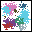

Write Python code to recreate this figure.
from cProfile import label
from tkinter import *
from tkinter.colorchooser import askcolor
import tkinter.messagebox
from tkinter import filedialog
import tkinter.filedialog
from typing_extensions import Self
import tkinter as ttk 
import sys
from tkinter import Toplevel
from PIL import Image
import os
import io
import subprocess
from tkinter import StringVar
from typing import Type
def on_closing():
    root = tkinter.Toplevel()  
    root.resizable(0,0)
    root.title("Confirm to exit the software:")
    root.tk.call('wm', 'iconphoto', root._w, tkinter.PhotoImage(file='paint.png'))


    labelTitle = ttk.Label(root,font=("Ubuntu", 26,"bold","underline"),anchor='center', text="Confirm to exit the software:")
    label = ttk.Label(root,font=("Ubuntu", 16,"bold",),anchor='center', text="Are you sure you want to leave this software?")

    labelTitle.pack(side="top",fill="x",pady=1)
    label.pack(side="top", fill="x", pady=2)
    B1 = tkinter.Button(root, text="Yes",font=("ubuntu",28),bg="#3b8ee3",border=(1),activebackground="#20b58b", command = root.quit)

    B2 = tkinter.Button(root, text="No",font=("ubuntu",28),bg="#3b8ee3",border=(1),activebackground="#20b58b", command = root.destroy)
    B1.pack(side=tkinter.LEFT, anchor=CENTER)
    B2.pack(side=tkinter.RIGHT, anchor=CENTER)
def MadeBy():
    root = tkinter.Toplevel()  
    root.resizable(0,0)
    root.title("Who made this software?")
    root.tk.call('wm', 'iconphoto', root._w, tkinter.PhotoImage(file='paint.png'))


    labelTitle = ttk.Label(root,font=("Ubuntu", 26,"bold","underline"),anchor='center', text="Who made this software?")
    label = ttk.Label(root,font=("Ubuntu", 16,"bold",),anchor='center', text="Jonathan Steadman has made this software.")
    labelTitle.pack(side="top",fill="x",pady=1)
    label.pack(side="top", fill="x", pady=2)
    B1 = tkinter.Button(root, text="Exit",font=("ubuntu",28),bg="#3b8ee3",border=(1),activebackground="#20b58b", command = root.destroy)
    B1.pack()
def WhatIsThis():
    root = tkinter.Toplevel()  
    root.resizable(0,0)
    root.title("What is this software?")
    root.tk.call('wm', 'iconphoto', root._w, tkinter.PhotoImage(file='paint.png'))


    labelTitle = ttk.Label(root,font=("Ubuntu", 26,"bold","underline"),anchor='center', text="What is this software?")
    label = ttk.Label(root,font=("Ubuntu", 16,"bold",),anchor='center', text="This software is a free and open source basic paint software for FreeBSD, Linux and Windows.")

    labelTitle.pack(side="top",fill="x",pady=1)
    label.pack(side="top", fill="x", pady=2)


    B1 = tkinter.Button(root, text="Exit",font=("ubuntu",28),bg="#3b8ee3",border=(1),activebackground="#20b58b", command = root.destroy)
    B1.pack()    
class Paint(object):

    DEFAULT_COLOR = 'pink'



    def __init__(self):
        self.root = Tk()
        self.root.resizable(0,0)
        self.root.configure(bg='pink')
        self.root.title("Basic Paint Software 5.0!")
        self.root.tk.call('wm', 'iconphoto', self.root._w, tkinter.PhotoImage(file='paint.png'))
 
        #self.root.tk.call('wm', 'iconphoto', self.root._w, tkinter.PhotoImage(file='paint.png'))
        my_menu= Menu(self.root)
        self.root.config(menu=my_menu)

        file_menu= Menu(my_menu,background="pink",activebackground="#20b58b")
        #This part of the navigation bar is the file. You can save and use other features.
        Commands_Menu = Menu(my_menu,background="pink",activebackground="#20b58b")
        my_menu.add_cascade(label="File",font=("Ubuntu",18),activebackground="#20b58b", menu=Commands_Menu)
        Commands_Menu.add_command(label="Save the painting",font=("Ubuntu",18),activebackground="#20b58b",background="pink",command=self.saveimage)
        my_menu.add_cascade(label="About",font=("Ubuntu",18),activebackground="#20b58b", menu=file_menu)
        file_menu.add_command(label="Who made this Software?",font=("Ubuntu",18),activebackground="#20b58b",background="pink",command=MadeBy) 
        file_menu.add_command(label="What is this software?",font=("Ubuntu",18),activebackground="#20b58b",background="pink",command=WhatIsThis) 
       

        self.color_button = Button(self.root, text='Change the color', font=("Ubuntu", 23, "bold"),bg="#3b8ee3",border=(1),activebackground="#20b58b", command=self.choose_color)
        self.color_button.grid(row=0, column=0)
        self.label = Label(self.root, text='Change The Size:',bg="pink",font=("ubuntu",23))
        self.label.grid(row=0,column=1)
        self.choose_size_button = Scale(self.root, from_=1, to=100, font=("Ubuntu", 30, "bold"),bg="#3b8ee3",border=(1),activebackground="#20b58b", orient=HORIZONTAL)
        self.choose_size_button.grid(row=0, column=2)
        self.ChangeToPaintMode = Button(self.root, text='Paint', font=("Ubuntu", 23, "bold"),bg="#3b8ee3",border=(1),activebackground="#20b58b", command=self.PaintMode)
        self.ChangeToPaintMode.grid(row=0, column=3)
        self.ChangeToEarserMode = Button(self.root, text='Eraser', font=("Ubuntu", 23, "bold"),bg="#3b8ee3",border=(1),activebackground="#20b58b", command=self.Earser)
        self.ChangeToEarserMode.grid(row=0, column=4)
        #self.color_button = Button(self.root, text='Save image', font=("Ubuntu", 23, "bold"),bg="#3b8ee3",border=(1),activebackground="#20b58b", command=self.saveimage)
        #self.color_button.grid(row=0, column=5)
        self.c = Canvas(self.root, bg='white', width=1224, height=780)
        self.c.grid(row=1, columnspan=5)
        self.root.protocol("WM_DELETE_WINDOW", on_closing)

        self.setup()
        self.root.mainloop()

        
    def setup(self):
        self.old_x = None
        self.old_y = None
        self.line_width = self.choose_size_button.get()
        self.color = self.DEFAULT_COLOR
        self.eraser_on = False
        self.c.bind('<B1-Motion>', self.paint)
        self.c.bind('<ButtonRelease-1>', self.reset)

    def saveimage(self):
# This is what is new in the 4.0 update. 
        global filesaver
        self.c.update()
        self.c.postscript(file=".Data/YourDrawing.ps", colormode='color')
        im = Image.open(".Data/YourDrawing.ps")

        filesaver =filedialog.asksaveasfilename(defaultextension=".png",filetypes=[("Images Format:","*.*"),("PNG","*.png"),("RAW","*.RAW"),("JPG","*jpg")])
        rgb_img =im.convert("RGB")
        rgb_img.save(filesaver)



 
    def choose_color(self):
        self.eraser_on = False
        self.color = askcolor(color=self.color)[1]



    def Earser(self, eraser_mode=TRUE):
        #self.ChangeToEarserMode.config(relief=RAISED)
        #some_button.config(relief=SUNKEN)
        #self.ChangeToEarserMode = some_button
        self.eraser_on = eraser_mode
    
    def PaintMode(self, eraser_mode=False):
        self.eraser_on = eraser_mode

    def paint(self, event):
        self.line_width = self.choose_size_button.get()
        paint_color = 'white' if self.eraser_on else self.color
        if self.old_x and self.old_y:
            self.c.create_line(self.old_x, self.old_y, event.x, event.y,
                               width=self.line_width, fill=paint_color,
                               capstyle=ROUND, smooth=TRUE, splinesteps=36)
        self.old_x = event.x
        self.old_y = event.y

    def reset(self, event):
        self.old_x, self.old_y = None, None
#This code will use the right button on mouse to delete lol
if __name__ == '__main__':
    Paint()
